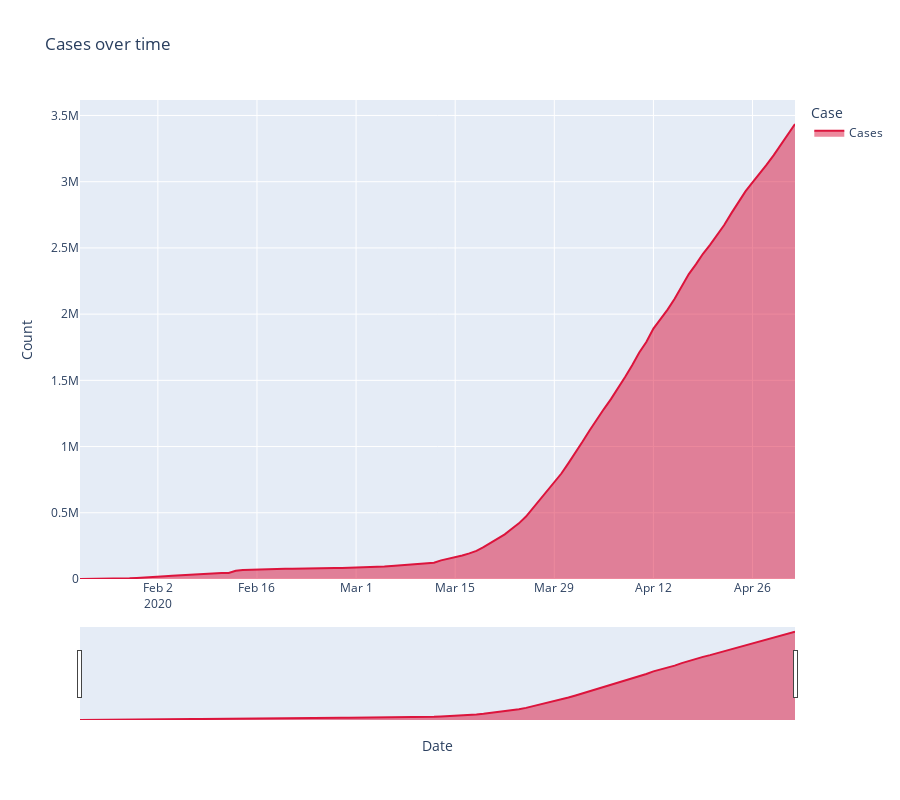

The notebook cell this image was saved under:
### Markdown cell above
# Figure 1 -Cases over time with a slider for selecting window frame

### Code cell
# using plotly express
fig = px.area(Case_Count, x="Date", y="Count", color='Case', height=800,
             title='Cases over time', color_discrete_sequence = ['Crimson'], orientation = 'v')
fig.update_layout(xaxis_rangeslider_visible=True)
fig.show()
